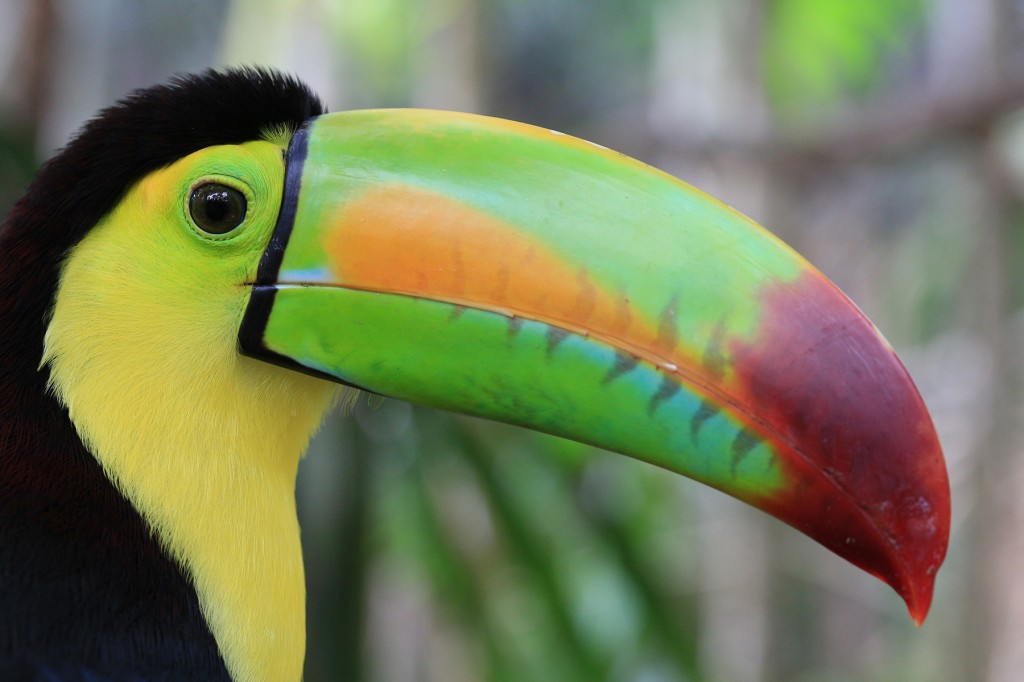
#> input picture m.jpg, 1024 x 682 px
$ python openimg.py
#> lines starting #> are read from the running program, lines starting #| are printed output that depends on the picture
import cv2
import numpy

img = cv2.imread('m.jpg',0)
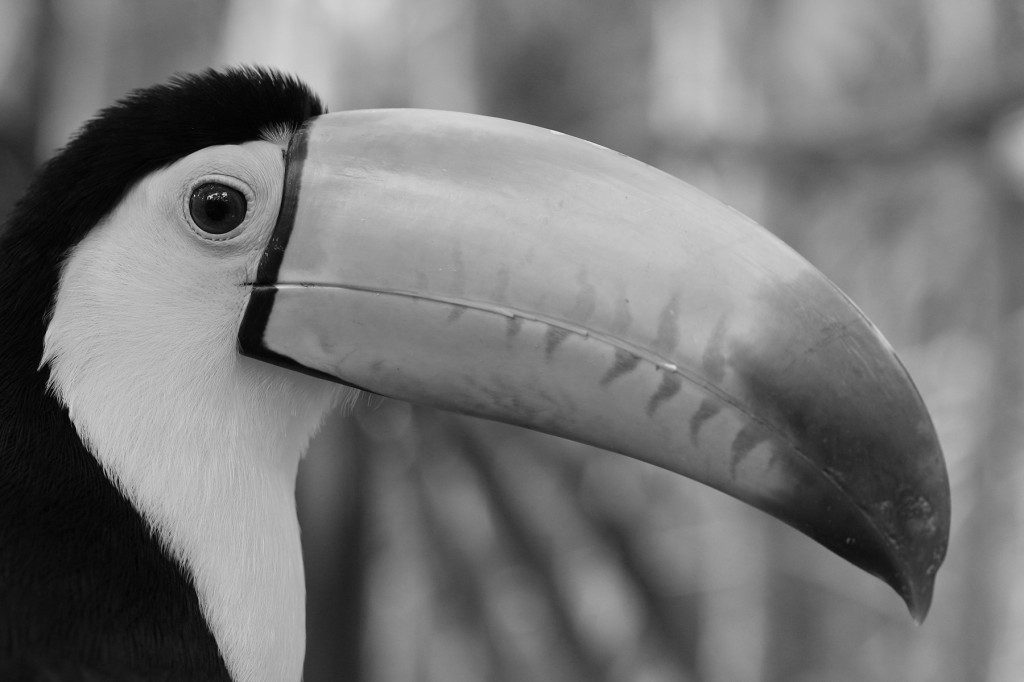
#> img: shape (682, 1024); min 0, max 229, mean 117.6
img1 = cv2.imread('m.jpg')
#> img1 is the input picture: shape (682, 1024, 3); mean B, G, R 87.8, 123.8, 116.9

cv2.imshow('image',img)
cv2.imshow('image1',img1)

cv2.waitKey(0)
cv2.destroyAllWindows()
